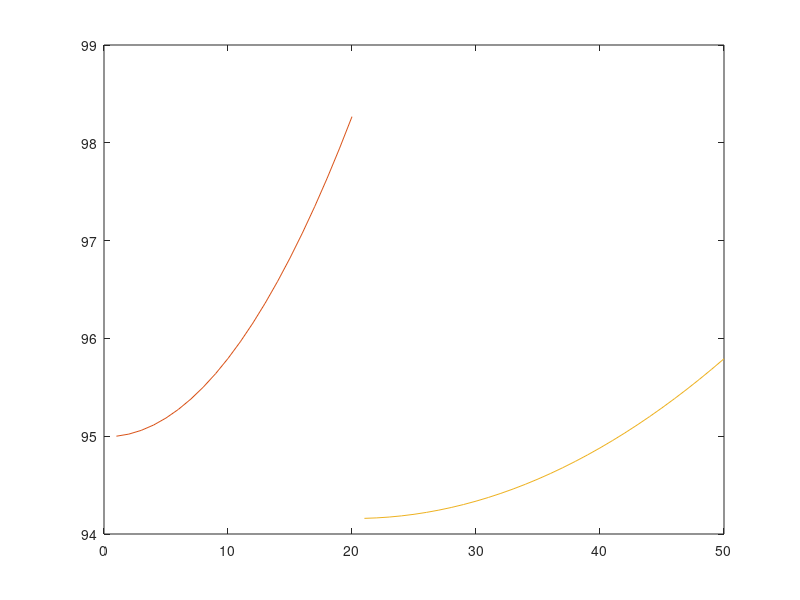

The MATLAB source for this figure: (Note: this script raises an error after producing the figure.)
%% Strategy Estimation for Las Vegas GP 2023

% Tyres available: C3, C4, C5 - The 3 softest in the Pirelli range.
% Race Duration: 50 laps (305.88km total distance)

% Assumption of initial tyre pace delta: 0.7s between C5 and C4, and 0.7s
% between C4 and C3. With C5 being the fastest.

% Assumption of degradation per lap: Fuel corrected laptime increase
% non-linearly as tyre wears (non-linear tyre deg model estimate)

% Fuel correction assumption for 110kg of fuel to last 50 laps and 0.035s
% laptime gain per 1kg of fuel burn.

% Initial flying lap pace assumed due to lack of race historical data. 
%% 
% Calculating Fuel Correction Factor

fuelQuantity = 110;  %kg
totalLapNumber = 50; %laps
lapNumber = 1:50;
timePerKg = 0.035;   %seconds

fuelConsumption = fuelQuantity/totalLapNumber;   %kg/lap

fuelCorrectionFactor = fuelConsumption .* timePerKg; %seconds/lap

fuelLapCorrections = fuelCorrectionFactor .* (lapNumber-1);
%% 
% Defining Tyre Wear Factors

c5Wear = linspace(0.09,0.5,50);  %seconds
c4Wear = linspace(0.08,0.17,50); %seconds
c3Wear = linspace(0.077,0.1,50); %seconds

tyreAge = 1:50; %laps
%% 
% Calculating Tyre Degradation Laptime Impact

c5InitialLaptime = 95;     %seconds
c4InitialLaptime = 95.7;   %seconds
c3InitialLaptime = 96.4;   %seconds

c5TyreDegLaptime = c5InitialLaptime + c5Wear .* (tyreAge-1);
c4TyreDegLaptime = c4InitialLaptime + c4Wear .* (tyreAge-1);
c3TyreDegLaptime = c3InitialLaptime + c3Wear .* (tyreAge-1);
%% 
% Calculating Tyre and Fuel Effected Laptimes for Full Distance Tyre Model

c5Laptime = c5InitialLaptime + (c5Wear .* (tyreAge-1)) - fuelLapCorrections(lapNumber);
c4Laptime = c4InitialLaptime + (c4Wear .* (tyreAge-1)) - fuelLapCorrections(lapNumber);
c3Laptime = c3InitialLaptime + (c3Wear .* (tyreAge-1)) - fuelLapCorrections(lapNumber);
%% 
% To determine fuel corrected laptimes for individual stints, the following 
% formula is appropriate:

% Fuel_Corrected_Stint_Formula = TyreDegLaptime(tyreAge(1:end_of_stint)) - fuelLapCorrections(lapNumber(stint_start_lap:stint_end_lap))
%% 
% Defining Average Pit Time Loss

pitTime = 20;  %seconds
%% 
% Plot Laptimes for Tyre Compounds Over Full Distance. 
% 
% This will be our estimated tyre model, from which we can devise strategy configurations 
% and plot their corresponding race times.

plot(lapNumber,c5Laptime,"Color","#D95319")
hold on
plot(lapNumber,c4Laptime,"Color","#EDB120")
plot(lapNumber,c3Laptime,"Color","#000000")
ylim([94 100])
xlabel("Lap Number")
ylabel("Fuel Corrected Laptime (s)")
title("Estimated Tyre Pace Model (Non-Linear)")
legend(["C5" "C4" "C3"],"Location","northwest")
hold off
%% 
% Consider a single stop strategy. C5 to C4 (Soft to Medium).

% Add slider to observe variable pitlap effects
pitLap = 20;

% Calculating fuel corrected stints
c5Fuel_Corrected_Stint = c5Laptime(tyreAge(1:pitLap));
c4Fuel_Corrected_Stint = c4TyreDegLaptime(tyreAge(1:(50-pitLap))) - fuelLapCorrections(lapNumber(pitLap+1:50));

% Plotting lap times
plot(lapNumber(1:pitLap), c5Fuel_Corrected_Stint,"Color","#D95319")
hold on
plot(lapNumber(pitLap+1:50), c4Fuel_Corrected_Stint,"Color","#EDB120")
xline(pitLap,":")
xlabel("Lap Number")
ylabel("Fuel Corrected Lap Times (s)")
ylim([93 98.5])
title("C5 to C4 1 Stop Strategy")
legend(["C5" "C4" "Pit Lap"],"Location","northeast")
hold off

% Sum fuel corrected stint times with the pit stop time to determine
% overall race time.
totalRaceTimeC5C4_sec = seconds(sum(c5Fuel_Corrected_Stint) + sum(c4Fuel_Corrected_Stint) + pitTime)  %seconds
totalRaceTimeC5C4_min = minutes(minutes(totalRaceTimeC5C4_sec))
%% 
% Consider a single stop strategy, C5 to C3 (Soft to Hard).

% Add slider to observe variable pitlap effects
pitLap = 18;

% Calculating fuel corrected stints
c5Fuel_Corrected_Stint = c5Laptime(tyreAge(1:pitLap));
c3Fuel_Corrected_Stint = c3TyreDegLaptime(tyreAge(1:(50-pitLap))) - fuelLapCorrections(lapNumber(pitLap+1:50));

% Plotting lap times
plot(lapNumber(1:pitLap), c5Fuel_Corrected_Stint,"Color","#D95319")
hold on
plot(lapNumber(pitLap+1:50), c3Fuel_Corrected_Stint,"Color","#000000")
xline(pitLap,":")
xlabel("Lap Number")
ylabel("Fuel Corrected Lap Times (s)")
ylim([93 98.5])
title("C5 to C3 1 Stop Strategy")
legend(["C5" "C3" "Pit Lap"],"Location","northeast")
hold off

% Sum fuel corrected stint times with the pit stop time to determine
% overall race time.
totalRaceTimeC5C3_sec = seconds(sum(c5Fuel_Corrected_Stint) + sum(c3Fuel_Corrected_Stint) + pitTime)  %seconds
totalRaceTimeC5C3_min = minutes(minutes(totalRaceTimeC5C3_sec))
%% 
% Consider a single stop strategy. C4 to C3 (Medium to Hard).

% Add slider to observe variable pitlap effects
pitLap = 24;

% Calculating fuel corrected stints
c4Fuel_Corrected_Stint = c4Laptime(tyreAge(1:pitLap));
c3Fuel_Corrected_Stint = c3TyreDegLaptime(tyreAge(1:(50-pitLap))) - fuelLapCorrections(lapNumber(pitLap+1:50));

% Plotting lap times
plot(lapNumber(1:pitLap), c4Fuel_Corrected_Stint,"Color","#EDB120")
hold on
plot(lapNumber(pitLap+1:50), c3Fuel_Corrected_Stint,"Color","#000000")
xline(pitLap,":")
xlabel("Lap Number")
ylabel("Fuel Corrected Lap Times (s)")
ylim([93 98.5])
title("C4 to C3 1 Stop Strategy")
legend(["C4" "C3" "Pit Lap"],"Location","northeast")
hold off

% Sum fuel corrected stint times with the pit stop time to determine
% overall race time.
totalRaceTimeC4C3_sec = seconds(sum(c4Fuel_Corrected_Stint) + sum(c3Fuel_Corrected_Stint) + pitTime)  %seconds
totalRaceTimeC4C3_min = minutes(minutes(totalRaceTimeC4C3_sec))  %minutes
%% 
% Consider a 2 stop strategy. C5, C5, C4 (Soft, Soft, Medium).

% Add sliders to observe variable pitlap effects
pitLap1 = 14;
pitLap2 = 29;

% Calculating fuel corrected stints
c5Fuel_Corrected_Stint1 = c5Laptime(tyreAge(1:pitLap1));
c5Fuel_Corrected_Stint2 = c5TyreDegLaptime(tyreAge(1:pitLap2-pitLap1)) - fuelLapCorrections(lapNumber(pitLap1+1:pitLap2));
c4Fuel_Corrected_Stint = c4TyreDegLaptime(tyreAge(1:(50-pitLap2))) - fuelLapCorrections(lapNumber(pitLap2+1:50));

% Plotting lap times
plot(lapNumber(1:pitLap1), c5Fuel_Corrected_Stint1,"Color","#D95319")
hold on
plot(lapNumber(pitLap1+1:pitLap2), c5Fuel_Corrected_Stint2,"Color","#D95319")
plot(lapNumber(pitLap2+1:50), c4Fuel_Corrected_Stint,"Color","#EDB120")
xline(pitLap1,":")
xline(pitLap2,":")
xlabel("Lap Number")
ylabel("Fuel Corrected Lap Times (s)")
ylim([93 98.5])
title("C5, C5, C4 2 Stop Strategy")
legend(["C5" "" "C4" "Pit Lap" ""],"Location","northeast")
hold off

% Sum fuel corrected stint times with the pit stop time to determine
% overall race time.
totalRaceTimeC5C5C4_sec = seconds(sum(c5Fuel_Corrected_Stint1) + sum(c5Fuel_Corrected_Stint2) + sum(c4Fuel_Corrected_Stint) + (2.*pitTime))  %seconds
totalRaceTimeC5C5C4_min = minutes(minutes(totalRaceTimeC5C5C4_sec))  %minutes
%% 
% Consider a 2 stop strategy. C5, C4, C4 (Soft, Medium, Medium).

% Add sliders to observe variable pitlap effects
pitLap1 = 14;
pitLap2 = 32;

% Calculating fuel corrected stints
c5Fuel_Corrected_Stint = c5Laptime(tyreAge(1:pitLap1));
c4Fuel_Corrected_Stint1 = c4TyreDegLaptime(tyreAge(1:pitLap2-pitLap1)) - fuelLapCorrections(lapNumber(pitLap1+1:pitLap2));
c4Fuel_Corrected_Stint2 = c4TyreDegLaptime(tyreAge(1:(50-pitLap2))) - fuelLapCorrections(lapNumber(pitLap2+1:50));

% Plotting lap times
plot(lapNumber(1:pitLap1), c5Fuel_Corrected_Stint,"Color","#D95319")
hold on
plot(lapNumber(pitLap1+1:pitLap2), c4Fuel_Corrected_Stint1,"Color","#EDB120")
plot(lapNumber(pitLap2+1:50), c4Fuel_Corrected_Stint2,"Color","#EDB120")
xline(pitLap1,":")
xline(pitLap2,":")
xlabel("Lap Number")
ylabel("Fuel Corrected Lap Times (s)")
ylim([93 98.5])
title("C5, C4, C4 2 Stop Strategy")
legend(["C5" "C4" "" "Pit Lap" ""],"Location","northeast")
hold off

% Sum fuel corrected stint times with the pit stop time to determine
% overall race time.
totalRaceTimeC5C4C4_sec = seconds(sum(c5Fuel_Corrected_Stint) + sum(c4Fuel_Corrected_Stint1) + sum(c4Fuel_Corrected_Stint2) + (2.*pitTime))  %seconds
totalRaceTimeC5C4C4_min = minutes(minutes(totalRaceTimeC5C4C4_sec))  %minutes